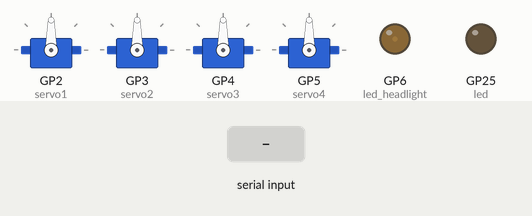
Simulated run of this program. Board: Raspberry Pi Pico running MicroPython. On the bench: 4 × servo, output pins drawn as LEDs (lit = HIGH). The inputs (shaded band) are chosen by the test bench. Servo angles are drawn from the pulse width (0.5 ms = 0°, 2.5 ms = 180°).

Above: at 3.0 s.
3.1 s: "f\n" received over the second serial link
At 4.0 s:
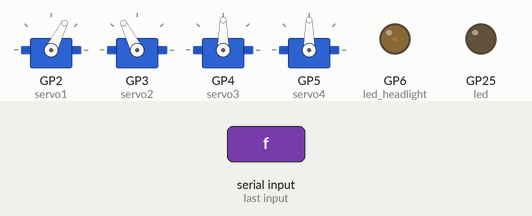
4.7 s: "r\n" received over the second serial link
At 5.3 s:
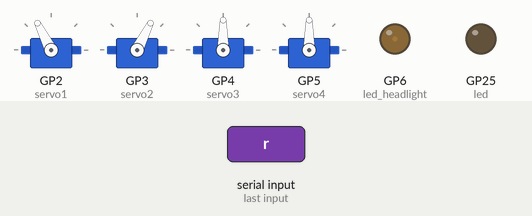
6.3 s: "lt\n" received over the second serial link
At 6.7 s:
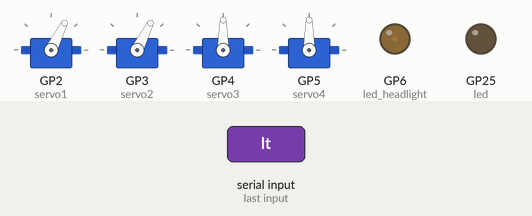
7.9 s: "rt\n" received over the second serial link
At 8.8 s:
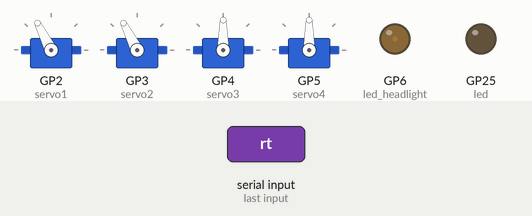
9.5 s: "s\n" received over the second serial link
At 10.2 s:
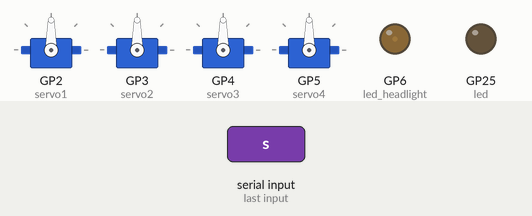
Timing chart, 0 to 12.1 s (numbered marks = the images above; inputs shaded):
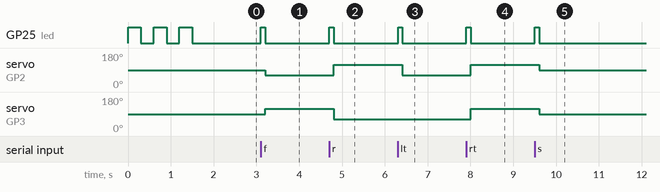

Measured:
- after the input at 3.1 s, GP25 (led): LOW → HIGH at once, → LOW 0.10 s later; servo on GP2 (servo1): 90° → 63° after 0.10 s; servo on GP3 (servo2): 90° → 117° after 0.10 s
- after the input at 4.7 s, GP25 (led): LOW → HIGH at once, → LOW 0.10 s later; servo on GP2 (servo1): 63° → 117° after 0.11 s; servo on GP3 (servo2): 117° → 63° after 0.11 s
- after the input at 6.3 s, GP25 (led): LOW → HIGH at once, → LOW 0.10 s later; servo on GP2 (servo1): 117° → 63° after 0.11 s
- after the input at 7.9 s, GP25 (led): LOW → HIGH at once, → LOW 0.10 s later; servo on GP2 (servo1), servo on GP3 (servo2): 63° → 117° after 0.10 s
- after the input at 9.5 s, GP25 (led): LOW → HIGH at once, → LOW 0.10 s later; servo on GP2 (servo1), servo on GP3 (servo2): 117° → 90° after 0.11 s

The program:

main.py
```python
import machine # type: ignore
import time
import sys

# --- Config ---
SERVO_PIN_1 = 2 #Track Left
SERVO_PIN_2 = 3 #Track Right
SERVO_PIN_3 = 4 #Head X axis (pan)
SERVO_PIN_4 = 5 #Head Y axis (tilt)
LED_PIN = 6     #GoBilda LED Headlight (PWM control)

PWM_FREQ = 50  # 50 Hz = 20ms period
PERIOD_US = 20000
# UART
UART_ID = 0
BAUD_RATE = 115200
uart = machine.UART(UART_ID, baudrate=BAUD_RATE, tx=machine.Pin(0), rx=machine.Pin(1))

# LED for visual feedback
led = machine.Pin("LED", machine.Pin.OUT)

# Store the current position in microseconds (us) for the servos
current_head_x_us = 1500
current_head_y_us = 1500

# Startup blinks 3 times
for i in range(3):
    led.on()
    time.sleep(0.3)
    led.off()
    time.sleep(0.3)

# Blinks each time a command is registered
def blink_led():
    """Quick blink to show command received"""
    led.on()
    time.sleep(0.1)
    led.off()

def us_to_duty(us):
    return int(us * 65535 / PERIOD_US)

def degrees_to_us(degrees):
    # Convert 0-300 degrees to 1000-2000μs range
    return int(1000 + (degrees / 300.0) * 1000)

def led_percent_to_us(percent):
    """Converts 0-100% brightness to 1000-2000us pulse width."""
    # Clamp the value between 0 and 100
    clamped_percent = max(0.0, min(100.0, float(percent)))
    # Linear interpolation: 1000us (at 0%) to 2000us (at 100%)
    return int(LED_OFF + (clamped_percent / 100.0) * (LED_ON - LED_OFF))

# Init PWM
servo1 = machine.PWM(machine.Pin(SERVO_PIN_1)) #Track Left
servo2 = machine.PWM(machine.Pin(SERVO_PIN_2)) #Track Right
servo3 = machine.PWM(machine.Pin(SERVO_PIN_3)) #Head X axis (pan)
servo4 = machine.PWM(machine.Pin(SERVO_PIN_4)) #Head Y axis (tilt)
led_headlight = machine.PWM(machine.Pin(LED_PIN)) #LED Headlight
servo1.freq(PWM_FREQ)
servo2.freq(PWM_FREQ)
servo3.freq(PWM_FREQ)
servo4.freq(PWM_FREQ)
led_headlight.freq(PWM_FREQ)

# Predefined values
STOP = 1500
FWD = 1800
REV = 1200

# LED Headlight values (in microseconds)
LED_OFF = 1000
LED_ON = 2000
LED_MID = 1500

# Head servo limits (set after calibration)
HEAD_X_MIN = 1300
HEAD_X_MAX = 1900
HEAD_Y_MIN = 1400
HEAD_Y_MAX = 1869

# Set initial stop/center position
servo1.duty_u16(us_to_duty(STOP))
servo2.duty_u16(us_to_duty(STOP))
servo3.duty_u16(us_to_duty(current_head_x_us))
servo4.duty_u16(us_to_duty(current_head_y_us))
led_headlight.duty_u16(us_to_duty(LED_OFF))

# Send initial readiness message back to the Pi 5
uart.write("Pico Ready\n")

while True:
    # Check if data is available on the UART
    if uart.any():
        try:
            # .readline() waits for the newline character ('\n') sent by the Pi 5.
            raw_cmd = uart.readline()
            if raw_cmd is None:
                continue

            cmd = raw_cmd.decode('utf-8').strip().lower()

        except Exception as e:
            # Use uart.write() instead of print() to send error message back
            uart.write(f"ERROR: Decoding failed - {e}\n")
            continue

        parts = cmd.split()

        if not cmd:
            continue

        if cmd == "f":
            blink_led()
            servo1.duty_u16(us_to_duty(REV))
            servo2.duty_u16(us_to_duty(FWD))
            uart.write("OK: Forward\n")

        elif cmd == "r":
            blink_led()
            servo1.duty_u16(us_to_duty(FWD))
            servo2.duty_u16(us_to_duty(REV))
            uart.write("OK: Reverse\n")

        elif cmd == "lt":
            blink_led()
            servo1.duty_u16(us_to_duty(REV))
            servo2.duty_u16(us_to_duty(REV))
            uart.write("OK: Left turn\n")

        elif cmd == "rt":
            blink_led()
            servo1.duty_u16(us_to_duty(FWD))
            servo2.duty_u16(us_to_duty(FWD))
            uart.write("OK: Right turn\n")

        elif cmd == "s":
            blink_led()
            servo1.duty_u16(us_to_duty(STOP))
            servo2.duty_u16(us_to_duty(STOP))
            uart.write("OK: Stop\n")
        # LED Headlight brightness commandS

        elif cmd == "lon": # LED On (Full)
            blink_led()
            led_headlight.duty_u16(us_to_duty(LED_ON))
            uart.write("OK: Headlight ON\n")

        elif cmd == "loff": # LED Off
            blink_led()
            led_headlight.duty_u16(us_to_duty(LED_OFF))
            uart.write("OK: Headlight OFF\n")

        elif len(parts) >= 2 and parts[0] == "lset":
            # Sets brightness to a percentage (0-100)
            try:
                percent_val = float(parts[1])
                if 0 <= percent_val <= 100:
                    us_value = led_percent_to_us(percent_val)
                    led_headlight.duty_u16(us_to_duty(us_value))
                    blink_led()
                    uart.write(f"OK: Headlight set to {percent_val}%\n")
                else:
                    uart.write("ERROR: LED percent must be 0-100\n")
            except ValueError:
                uart.write("ERROR: Invalid LED percent - use number 0-100\n")

        # --- Direct coordinate commands (hx/hy) ---
        elif len(parts) >= 2 and parts[0] == "hx":
            try:
                degrees = float(parts[1])
                # Note: Pi 5 is sending a degree value (e.g., 190)
                if 90 <= degrees <= 270:
                    us_value = degrees_to_us(degrees)
                    current_head_x_us = max(HEAD_X_MIN, min(HEAD_X_MAX, us_value))
                    servo3.duty_u16(us_to_duty(current_head_x_us))
                    blink_led()
                    uart.write(f"OK: Head X set to {degrees}°\n")
                else:
                    uart.write("ERROR: Head X degrees must be 90-270\n")
            except ValueError:
                uart.write("ERROR: Invalid head X position - use number\n")

        elif len(parts) >= 2 and parts[0] == "hy":
            try:
                degrees = float(parts[1])
                if 120 <= degrees <= 260:
                    us_value = degrees_to_us(degrees)
                    current_head_y_us = max(HEAD_Y_MIN, min(HEAD_Y_MAX, us_value))
                    servo4.duty_u16(us_to_duty(current_head_y_us))
                    blink_led()
                    uart.write(f"OK: Head Y set to {degrees}°\n")
                else:
                    uart.write("ERROR: Head Y degrees must be 120-260\n")
            except ValueError:
                uart.write("ERROR: Invalid head Y position - use number\n")

        else:
            # Respond with error for invalid commands
            uart.write(f"ERROR: Invalid command '{cmd}'\n")

    time.sleep(0.01) # Small delay to yield to other tasks
```
